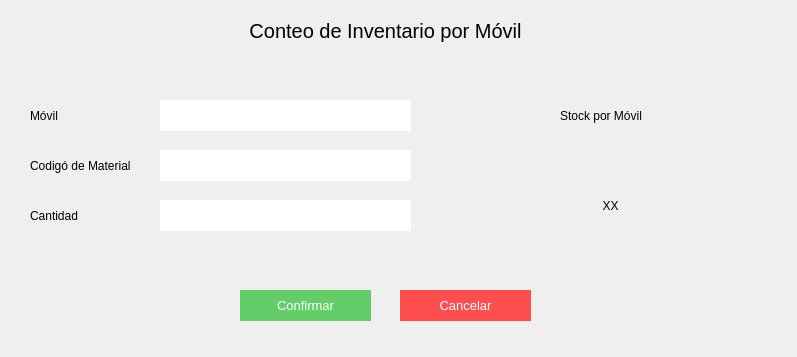
<?xml version="1.0" encoding="UTF-8"?>
<ui version="4.0">
 <class>Form</class>
 <widget class="QWidget" name="Form">
  <property name="geometry">
   <rect>
    <x>0</x>
    <y>0</y>
    <width>797</width>
    <height>357</height>
   </rect>
  </property>
  <property name="windowTitle">
   <string>Form</string>
  </property>
  <widget class="QLabel" name="label_2">
   <property name="geometry">
    <rect>
     <x>-30</x>
     <y>10</y>
     <width>831</width>
     <height>41</height>
    </rect>
   </property>
   <property name="styleSheet">
    <string notr="true">font-size:20px;
</string>
   </property>
   <property name="text">
    <string>Conteo de Inventario por Móvil</string>
   </property>
   <property name="alignment">
    <set>Qt::AlignCenter</set>
   </property>
  </widget>
  <widget class="QLineEdit" name="lineEdit_2">
   <property name="geometry">
    <rect>
     <x>160</x>
     <y>150</y>
     <width>251</width>
     <height>31</height>
    </rect>
   </property>
   <property name="styleSheet">
    <string notr="true">border:none;
background-color: rgb(255, 255, 255);
font: 11pt &quot;MS Shell Dlg 2&quot;;</string>
   </property>
   <property name="text">
    <string/>
   </property>
  </widget>
  <widget class="QLabel" name="label_5">
   <property name="geometry">
    <rect>
     <x>30</x>
     <y>200</y>
     <width>61</width>
     <height>31</height>
    </rect>
   </property>
   <property name="styleSheet">
    <string notr="true">font: 11pt &quot;MS Shell Dlg 2&quot;;
text-align:center;</string>
   </property>
   <property name="text">
    <string>Cantidad </string>
   </property>
  </widget>
  <widget class="QLabel" name="label_4">
   <property name="geometry">
    <rect>
     <x>30</x>
     <y>150</y>
     <width>121</width>
     <height>31</height>
    </rect>
   </property>
   <property name="styleSheet">
    <string notr="true">font: 11pt &quot;MS Shell Dlg 2&quot;;
text-align:center;</string>
   </property>
   <property name="text">
    <string>Codigó de Material</string>
   </property>
  </widget>
  <widget class="QLineEdit" name="lineEdit">
   <property name="geometry">
    <rect>
     <x>160</x>
     <y>100</y>
     <width>251</width>
     <height>31</height>
    </rect>
   </property>
   <property name="styleSheet">
    <string notr="true">border:none;
background-color: rgb(255, 255, 255);
font: 11pt &quot;MS Shell Dlg 2&quot;;</string>
   </property>
   <property name="text">
    <string/>
   </property>
  </widget>
  <widget class="QLabel" name="label">
   <property name="geometry">
    <rect>
     <x>30</x>
     <y>100</y>
     <width>51</width>
     <height>31</height>
    </rect>
   </property>
   <property name="styleSheet">
    <string notr="true">font: 11pt &quot;MS Shell Dlg 2&quot;;
text-align:center;</string>
   </property>
   <property name="text">
    <string>Móvil</string>
   </property>
  </widget>
  <widget class="QLineEdit" name="lineEdit_3">
   <property name="geometry">
    <rect>
     <x>160</x>
     <y>200</y>
     <width>251</width>
     <height>31</height>
    </rect>
   </property>
   <property name="styleSheet">
    <string notr="true">border:none;
background-color: rgb(255, 255, 255);
font: 11pt &quot;MS Shell Dlg 2&quot;;</string>
   </property>
   <property name="text">
    <string/>
   </property>
  </widget>
  <widget class="QPushButton" name="pushButton_2">
   <property name="geometry">
    <rect>
     <x>240</x>
     <y>290</y>
     <width>131</width>
     <height>31</height>
    </rect>
   </property>
   <property name="styleSheet">
    <string notr="true">background-color: rgb(99, 206, 104);
color:white;
font-size:10pt;
border:none;</string>
   </property>
   <property name="text">
    <string>Confirmar</string>
   </property>
  </widget>
  <widget class="QPushButton" name="pushButton">
   <property name="geometry">
    <rect>
     <x>400</x>
     <y>290</y>
     <width>131</width>
     <height>31</height>
    </rect>
   </property>
   <property name="styleSheet">
    <string notr="true">color:white;
font-size:10pt;
border:none;
background-color:#ff4e4e;</string>
   </property>
   <property name="text">
    <string>Cancelar</string>
   </property>
  </widget>
  <widget class="QLabel" name="label_7">
   <property name="geometry">
    <rect>
     <x>460</x>
     <y>140</y>
     <width>301</width>
     <height>131</height>
    </rect>
   </property>
   <property name="styleSheet">
    <string notr="true">font: 30pt &quot;MS Shell Dlg 2&quot;;
</string>
   </property>
   <property name="text">
    <string>XX</string>
   </property>
   <property name="alignment">
    <set>Qt::AlignCenter</set>
   </property>
  </widget>
  <widget class="QLabel" name="label_3">
   <property name="geometry">
    <rect>
     <x>560</x>
     <y>100</y>
     <width>101</width>
     <height>31</height>
    </rect>
   </property>
   <property name="styleSheet">
    <string notr="true">font: 11pt &quot;MS Shell Dlg 2&quot;;
text-align:center;</string>
   </property>
   <property name="text">
    <string>Stock por Móvil</string>
   </property>
  </widget>
 </widget>
 <resources/>
 <connections/>
</ui>
